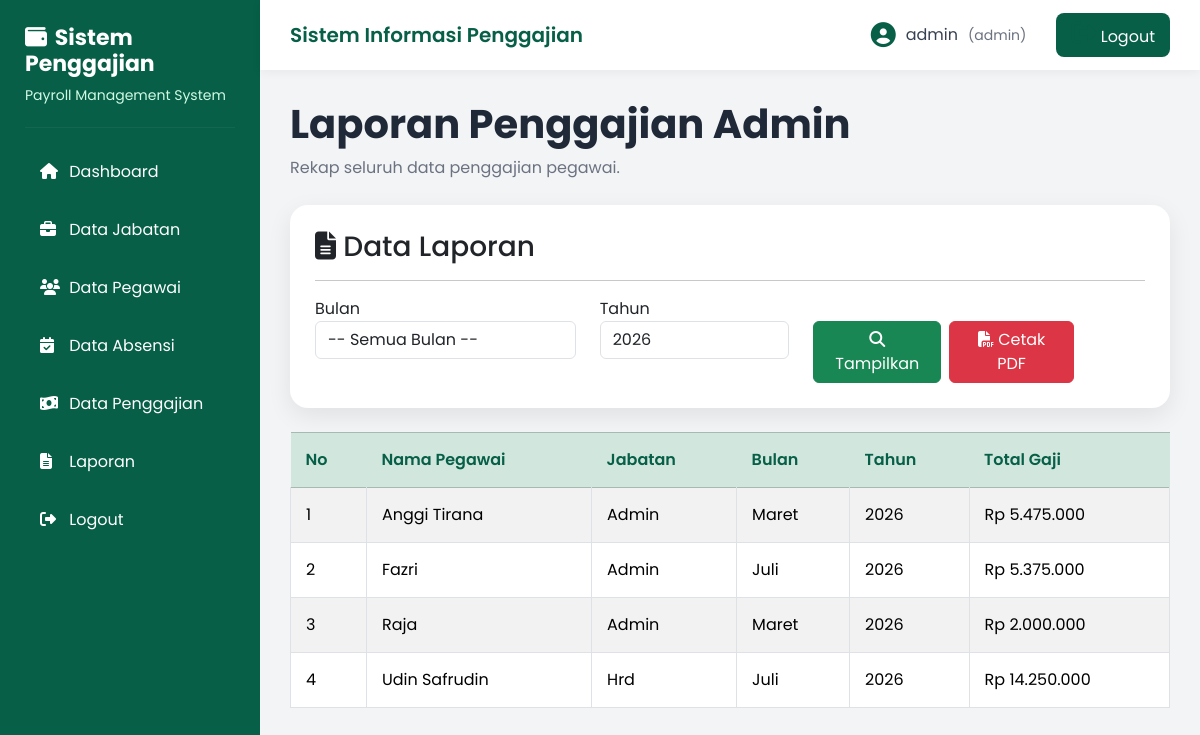
The app's page /admin/laporan/index.php (signed in) with its own data.
### tables this page shows
CREATE TABLE `penggajian` (
  `id_gaji` int(11) NOT NULL,
  `id_pegawai` int(11) NOT NULL,
  `id_absensi` int(11) NOT NULL,
  `bulan` varchar(20) NOT NULL,
  `tahun` year(4) NOT NULL,
  `bonus` decimal(12,2) DEFAULT 0.00,
  `potongan` decimal(12,2) DEFAULT 0.00,
  `total_gaji` decimal(12,2) NOT NULL,
  `tanggal_gaji` date NOT NULL
);

CREATE TABLE `pegawai` (
  `id_pegawai` int(11) NOT NULL,
  `nip` varchar(20) NOT NULL,
  `nama_pegawai` varchar(100) NOT NULL,
  `alamat` text NOT NULL,
  `no_hp` varchar(15) DEFAULT NULL,
  `tanggal_masuk` date NOT NULL,
  `id_jabatan` int(11) NOT NULL,
  `status_pernikahan` enum('Single','Menikah') NOT NULL DEFAULT 'Single'
);

CREATE TABLE `jabatan` (
  `id_jabatan` int(11) NOT NULL,
  `nama_jabatan` varchar(100) NOT NULL,
  `gaji_pokok` decimal(12,2) NOT NULL,
  `tunjangan` decimal(12,2) NOT NULL
);

### admin/laporan/index.php (the view, shortened to what this page needs)
<?php
include '../../config/koneksi.php';
include '../../template/header.php';
include '../../template/sidebar.php';
include '../../template/navbar.php';
?>
<div class="content">
<div class="page-title">
<h2>Laporan Penggajian Admin</h2>
<p>
Rekap seluruh data penggajian pegawai.
</p>
</div>
<div class="card-custom">
<h3>
<i class="fas fa-file-lines"></i>
Data Laporan
</h3>
<hr>
<form method="GET">
<div class="row">
<div class="col-md-4">
<label>Bulan</label>
<select name="bulan" class="form-control">
<option value="">-- Semua Bulan --</option>
</select>
</div>
<div class="col-md-3">
<label>Tahun</label>
<input
type="number"
name="tahun"
class="form-control"
value="<?= date('Y'); ?>">
</div>
<div class="col-md-4">
    <label>&nbsp;</label>
    <div class="d-flex gap-2">
        <button
            type="submit"
            class="btn btn-success">
            <i class="fas fa-search"></i>
            Tampilkan
        </button>
      <button
type="submit"
formaction="cetak_pdf.php"
class="btn btn-danger">
<i class="fas fa-file-pdf"></i>
Cetak PDF
</button>
   </div>
</div>
</form>
</div>
</div>
<?php
$sql = "
SELECT
pegawai.nama_pegawai,
jabatan.nama_jabatan,
penggajian.bulan,
penggajian.tahun,
penggajian.total_gaji
FROM penggajian
JOIN pegawai
ON penggajian.id_pegawai = pegawai.id_pegawai
JOIN jabatan
ON pegawai.id_jabatan = jabatan.id_jabatan
WHERE 1=1
";
$sql .= " ORDER BY pegawai.nama_pegawai ASC";
$query = mysqli_query($koneksi,$sql);
?>
<br>
<table class="table table-bordered table-striped">
<thead class="table-success">
<tr>
<th>No</th>
<th>Nama Pegawai</th>
<th>Jabatan</th>
<th>Bulan</th>
<th>Tahun</th>
<th>Total Gaji</th>
</tr>
</thead>
<tbody>
<?php
$no=1;
while($d=mysqli_fetch_assoc($query)){
?>
<tr>
<td><?= $no++; ?></td>
<td><?= $d['nama_pegawai']; ?></td>
<td><?= $d['nama_jabatan']; ?></td>
<td><?= $d['bulan']; ?></td>
<td><?= $d['tahun']; ?></td>
<td>
Rp <?= number_format($d['total_gaji'],0,',','.'); ?>
</td>
</tr>
<?php } ?>
</tbody>
</table>
<?php
include '../../template/footer.php';
?>

### assets/css/style.css (style rules this page uses)
* { margin:0; padding:0; box-sizing:border-box; font-family:'Poppins',sans-serif; }
body { background:#F3F4F6; }
.content { margin-left:260px; padding:30px; }
.page-title { margin-bottom:25px; }
.page-title h2 { font-size:40px; font-weight:700; color:#1F2937; margin-bottom:8px; }
.page-title p { color:#6B7280; font-size:16px; }
.card-custom { background:#fff; border-radius:18px; padding:25px; box-shadow:0 8px 25px rgba(0,0,0,.08); }
.table { margin-bottom:0; }
.table thead { background:#ECFDF5; }
.table thead th { color:#065F46; border:none; padding:15px; font-weight:600; }
.table tbody td { padding:15px; vertical-align:middle; }

### records on screen
penggajian: id_pegawai.nama_pegawai "Anggi Tirana", jabatan.nama_jabatan "Admin", bulan "Maret", tahun "2026", total_gaji "5.475.000"
penggajian: id_pegawai.nama_pegawai "Fazri", jabatan.nama_jabatan "Admin", bulan "Juli", tahun "2026", total_gaji "5.375.000"
penggajian: id_pegawai.nama_pegawai "Raja", jabatan.nama_jabatan "Admin", bulan "Maret", tahun "2026", total_gaji "2.000.000"
penggajian: id_pegawai.nama_pegawai "Udin Safrudin", jabatan.nama_jabatan "Hrd", bulan "Juli", tahun "2026", total_gaji "14.250.000"

### other values on screen
$_SESSION['username'] "admin"
$_SESSION['role'] "admin"
